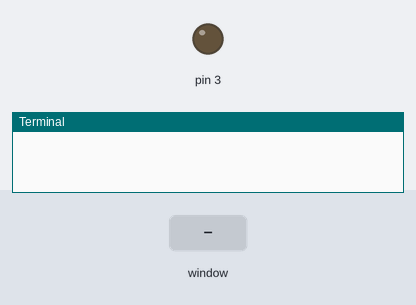
A program run on a simulated Raspberry Pi (header pin numbers). On the bench: output pins drawn as LEDs (lit = HIGH), the last lines printed to the terminal. Inputs (shaded band) come from the test bench. The desktop window is not drawn, its controls go by their first labels and the mouse button is held 0.15 s.

Above: at 1.2 s.
1.3 s: control labelled "On" in the window clicked
At 2.1 s:
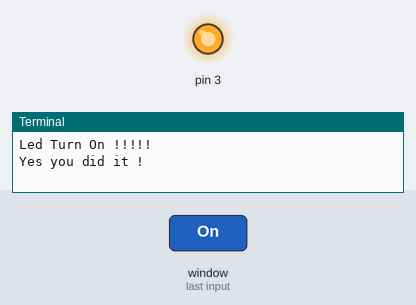
2.8 s: control labelled "OFF" in the window clicked
At 3.2 s:
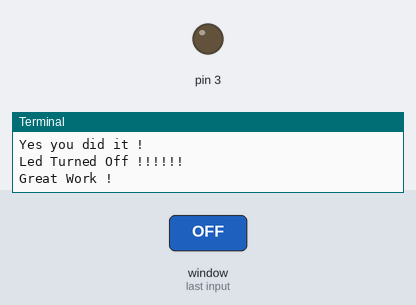
Timing chart, 0 to 5.8 s (numbered marks = the images above; inputs shaded):
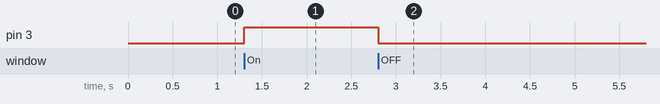

Measured:
- after the input at 1.3 s, pin 3: LOW → HIGH at once
- after the input at 2.8 s, pin 3: HIGH → LOW at once

The program:

userinterface.py
```python
import tkinter as tk
import RPi.GPIO as GPIO
import time

GPIO.setmode(GPIO.BOARD) # to use Raspberry Pi board pin numbers
GPIO.setup(3, GPIO.OUT) # set up GPIO output channel

mainwindow=tk.Tk()
mainwindow.title('Test ')
mainwindow.geometry('640x340')

my_label=tk.Label(mainwindow,text="My First UI", font=("Arial",22), bg= "Green",fg="white")
my_label.grid(row=0,column=0,sticky='NSEW',padx=10,pady=10)

button_on=tk.Button(mainwindow,text="On",bg="black",fg="white", command=lambda :my_on())
button_on.grid(row=1,column=0,sticky='NSEW',padx=10,pady=10)

button_off=tk.Button(mainwindow,text="OFF",bg="black",fg="white", command=lambda:my_off())
button_off.grid(row=1,column=1,columnspa=1,sticky='NSEW',padx=10,pady=10)

def my_on():

	print('Led Turn On !!!!! ')
	GPIO.output(3, GPIO.HIGH) # set RPi board pin 11 low. Turn off LED. time.sleep(1)
	print('Yes you did it !')

def my_off():
	print('Led Turned Off !!!!!! ')
	GPIO.output(3, GPIO.LOW) # set RPi board pin 11 high. Turn on LED. time.sleep(2)
	print('Great Work ! ')

mainwindow.mainloop()
```
